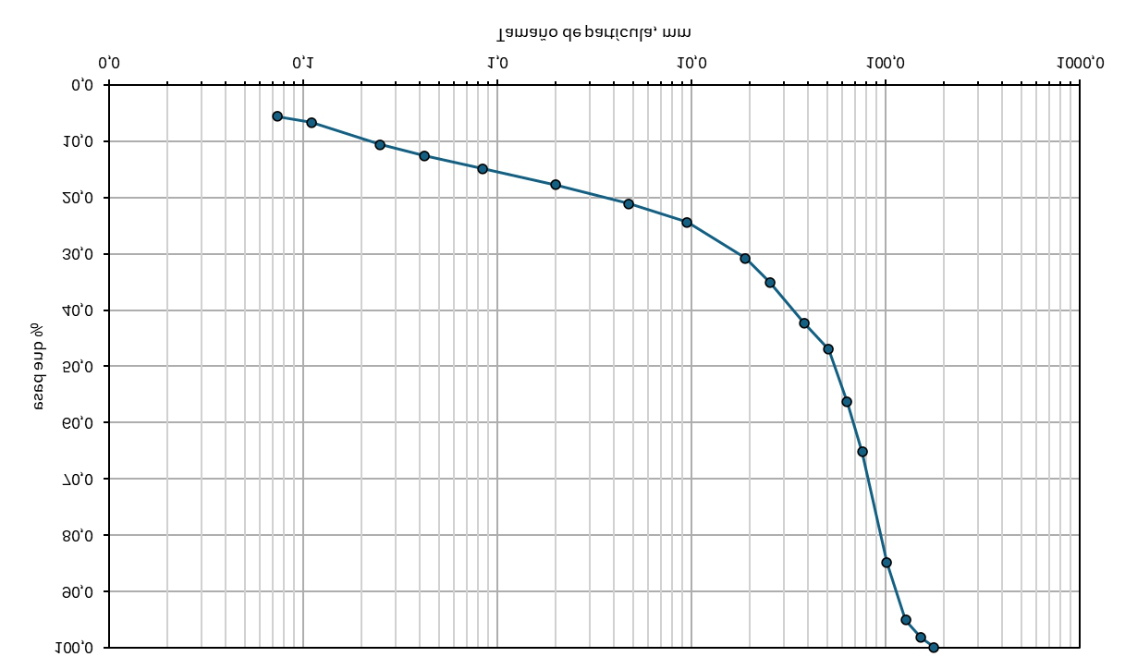
#> input picture leps2/Aporte_alto_confinamiento/datos_antamina/paginas/IDIEM_2025/granulometria_img.png, 1125 x 669 px
$ python gsd_digit.py granulometria_img.png
#> lines starting #> are read from the running program, lines starting #| are printed output that depends on the picture; after the words box and inside, x2 and y2 are one past the last pixel; in counts of white or black regions, pixels touching at a corner belong together
import numpy as np, sys
from PIL import Image
from scipy import ndimage
a = np.asarray(Image.open(sys.argv[1]).convert("RGB")).astype(int)[::-1]
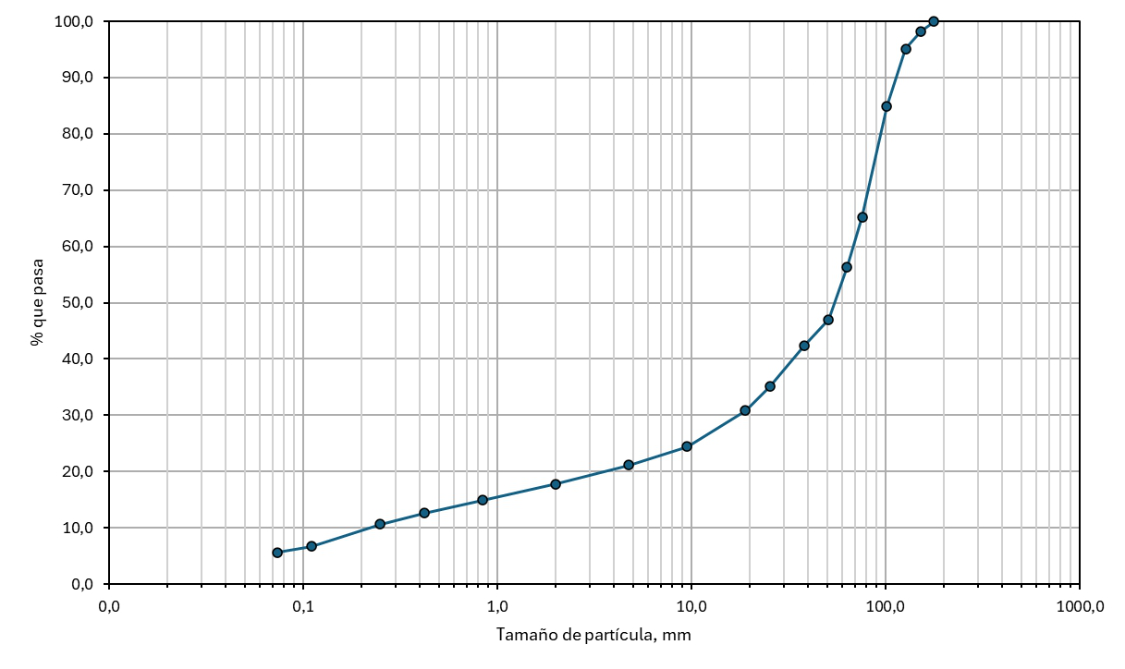
#> a: shape (669, 1125, 3) int64; mean R, G, B 246.3, 246.6, 246.7
colored = (a[:,:,2]-a[:,:,0] > 40) | (a.sum(2)<250)
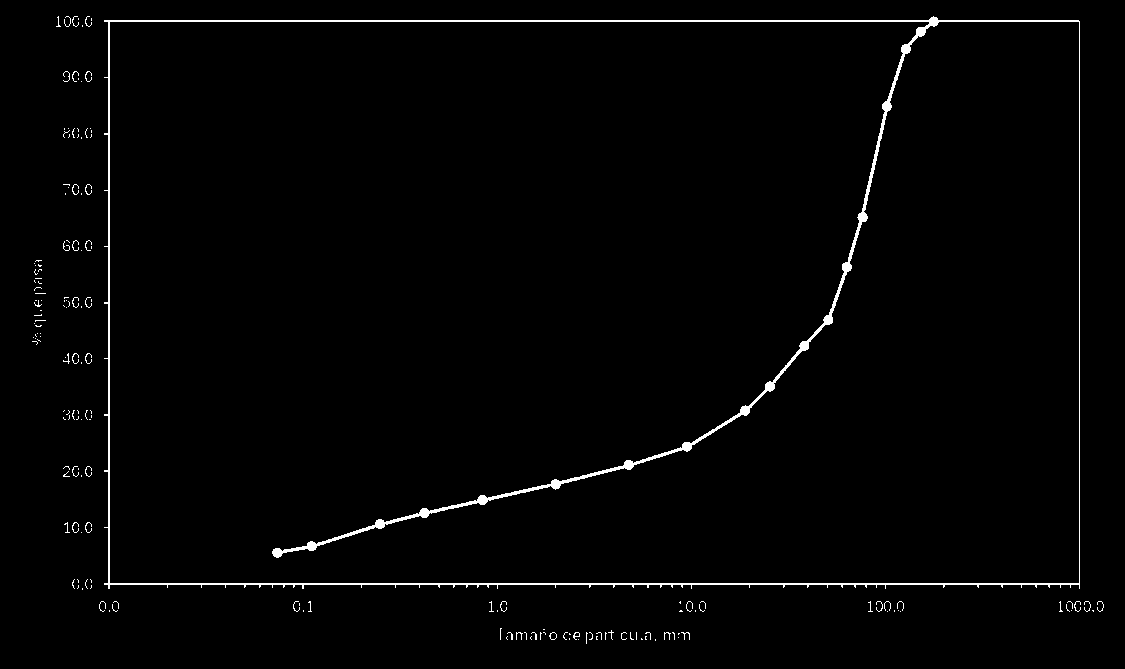
#> colored: shape (669, 1125) bool; 1.5% white in thin lines or dots, all inside (x1, y1, x2, y2) = (32, 16, 1104, 644)
er = ndimage.binary_erosion(colored, iterations=3)
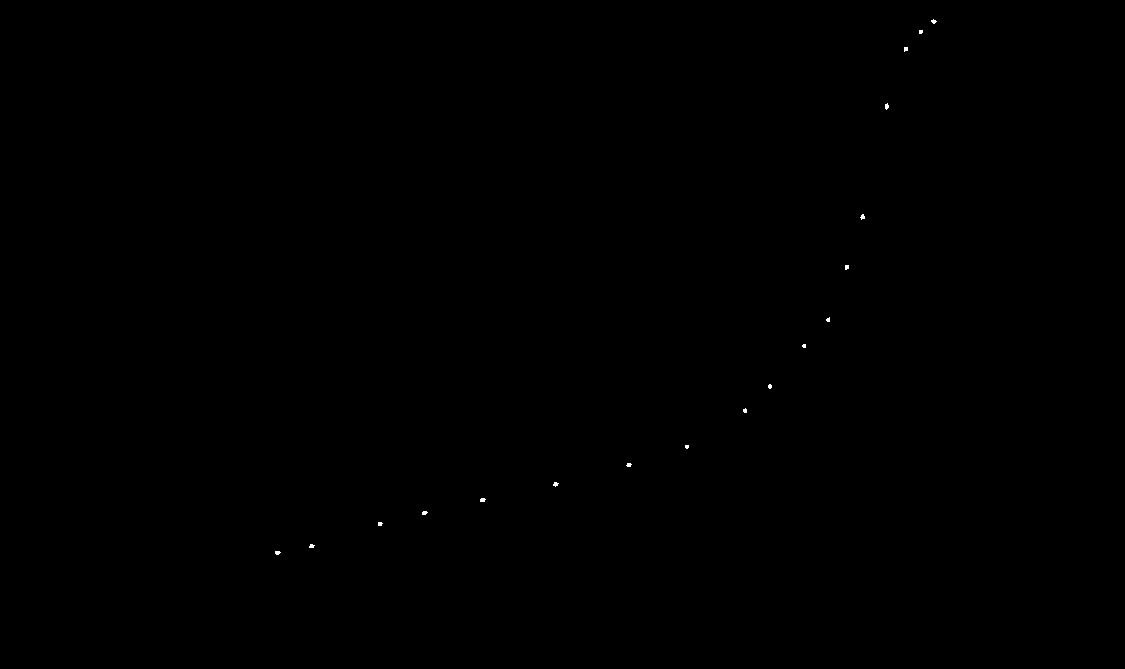
#> er: shape (669, 1125) bool; 0.04% white; 18 white regions (16 under 20 px), largest, box (x1, y1, x2, y2) and area: (885, 103, 889, 110) 20, (480, 498, 486, 502) 20
lab, n = ndimage.label(er)
#> lab: shape (669, 1125) int32; 19 distinct labels, from 0 to 18
#> n = 18
x0,dx = 108.5, (1079-108.5)/5
y100,y0 = 21.0, 583.5
pts=[]
for k in range(1,n+1):
    ys,xs = np.where(lab==k)
    cx,cy = xs.mean(), ys.mean()
    D = 10**(-2 + (cx-x0)/dx); P = (y0-cy)/(y0-y100)*100
    pts.append((D,P,len(ys)))
#> this loop made 18 passes
#> (cx, cy, D, P) on passes 1, 3, 4, 5, 6, 7, 8, 9, 10, 11, 12, 13: (933.3, 21.06, 177.6, 99.99), (905.4, 48.65, 127.5, 95.08), (886.4, 106, 101.7, 84.89), (862.2, 216.5, 76.4, 65.25), (846.4, 266.8, 63.33, 56.31), (827.8, 319.3, 50.8, 46.96), (803.7, 345.5, 38.17, 42.31), (769.5, 386, 25.44, 35.11), (744.6, 410.2, 18.94, 30.8), (686.5, 446.3, 9.5, 24.39), (628.5, 464.5, 4.78, 21.16), (555.3, 483.8, 2, 17.73)
#> (ys, cx, cy, D, P) on pass 2: ([30, 30, 30, 30, 31, 31, 31, 31, 32, 32, 32, 32, 33, 33, 33], 920.4, 31.4, 152.4, 98.15)
#> after the loop, pts = 18 items, first 6: (177.6, 99.99, 18), (152.4, 98.15, 15), (127.5, 95.08, 17), (101.7, 84.89, 20), (76.4, 65.25, 19), (63.33, 56.31, 18)
for D,P,s in sorted(pts): print(f"D={D:9.3f} mm  pasa={P:6.1f} %  npx={s}")
#> this loop made 18 passes
#> (D, P, s) on passes 1 to 12: (0.0739, 5.54, 19), (0.111, 6.73, 18), (0.249, 10.67, 17), (0.423, 12.63, 19), (0.842, 14.92, 20), (2, 17.73, 19), (4.78, 21.16, 18), (9.5, 24.39, 14), (18.94, 30.8, 16), (25.44, 35.11, 16), (38.17, 42.31, 14), (50.8, 46.96, 15)
#| D=    0.074 mm  pasa=   5.5 %  npx=19
#| D=    0.111 mm  pasa=   6.7 %  npx=18
#| D=    0.249 mm  pasa=  10.7 %  npx=17
#| D=    0.423 mm  pasa=  12.6 %  npx=19
#| D=    0.842 mm  pasa=  14.9 %  npx=20
#| D=    2.003 mm  pasa=  17.7 %  npx=19
#| D=    4.776 mm  pasa=  21.2 %  npx=18
#| D=    9.503 mm  pasa=  24.4 %  npx=14
#> (further printed lines are left out)

$ run again, on leps2/Aporte_alto_confinamiento/datos_antamina/paginas/IDIEM_2025/p02.png
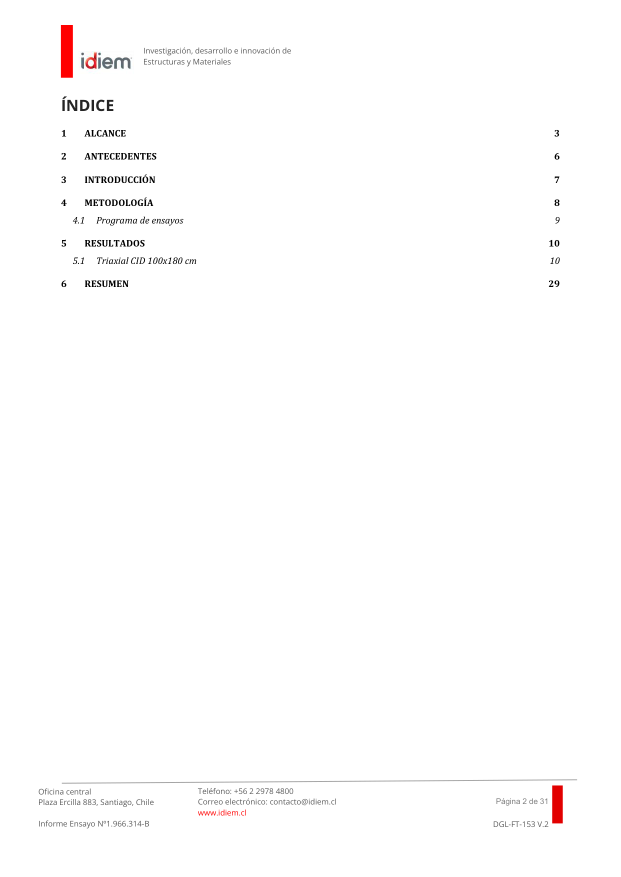
#> input picture leps2/Aporte_alto_confinamiento/datos_antamina/paginas/IDIEM_2025/p02.png, 1241 x 1754 px (shown at 1/2 size)
#> `a = np.asarray(Image.open(sys.argv[1]).convert("RGB")).astype(int)[::-1]`:
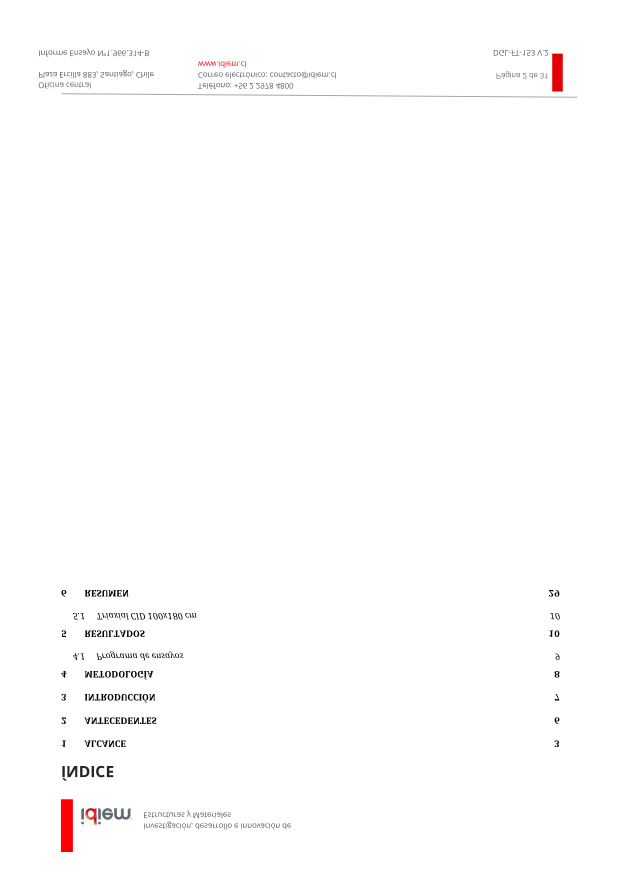
#> a: shape (1754, 1241, 3) int64 (shown at 1/2 size); mean R, G, B 253.6, 253.1, 253.1
#> `colored = (a[:,:,2]-a[:,:,0] > 40) | (a.sum(2)<250)`:
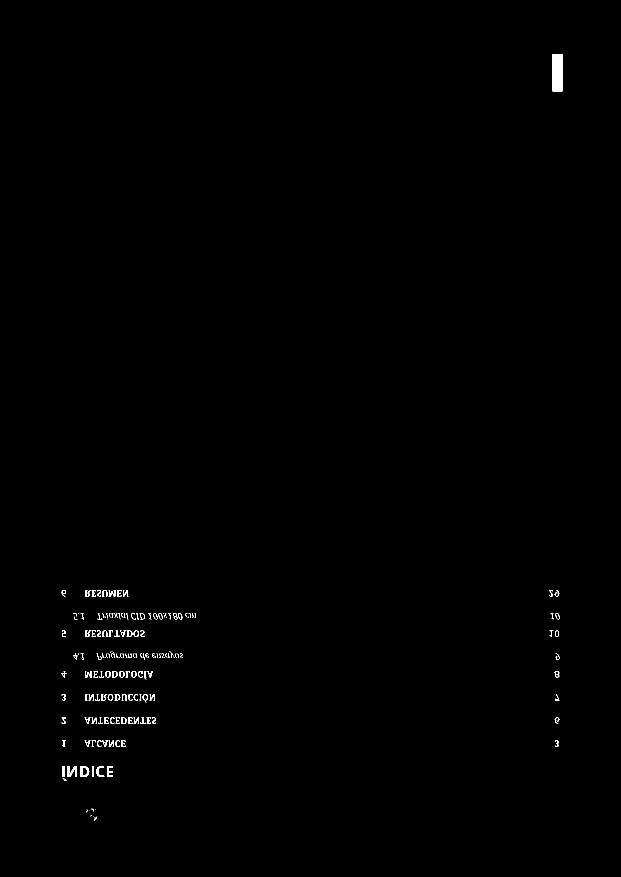
#> colored: shape (1754, 1241) bool (shown at 1/2 size); 0.36% white; 166 white regions (64 under 20 px), largest, box (x1, y1, x2, y2) and area: (1105, 108, 1125, 183) 1500, (135, 1532, 154, 1554) 240, (161, 1532, 179, 1554) 218
#> er: shape (1754, 1241) bool; 0.04% white; 1 white region, box (x1, y1, x2, y2) and area: (1108, 111, 1122, 180) 966
#> n = 1
#> the loop `for k in range(1,n+1):` made 1 pass
#> (cx, cy, D, P) on pass 1: (1114.5, 145, 1523.7, 77.96)
#> after the loop `for k in range(1,n+1):`: pts = [(1523.7, 77.96, 966)]
#> the loop `for D,P,s in sorted(pts): print(f"D={D:9.3f} mm  pasa={P:6.1f} %  npx=..` made 1 pass
#> (printed output is left out)

$ run again, on leps2/Aporte_alto_confinamiento/datos_antamina/paginas/IDIEM_2025/p03.png
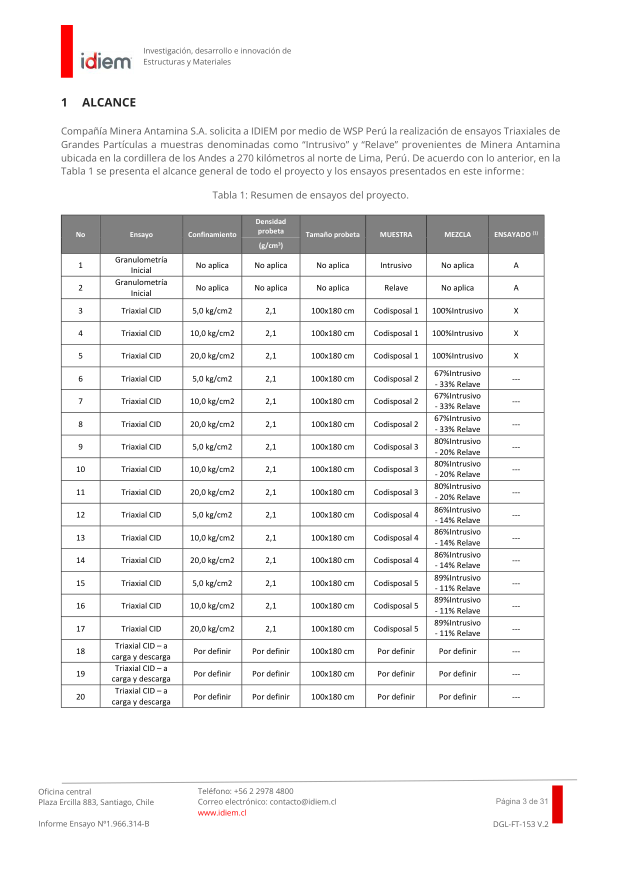
#> input picture leps2/Aporte_alto_confinamiento/datos_antamina/paginas/IDIEM_2025/p03.png, 1241 x 1754 px (shown at 1/2 size)
#> `a = np.asarray(Image.open(sys.argv[1]).convert("RGB")).astype(int)[::-1]`:
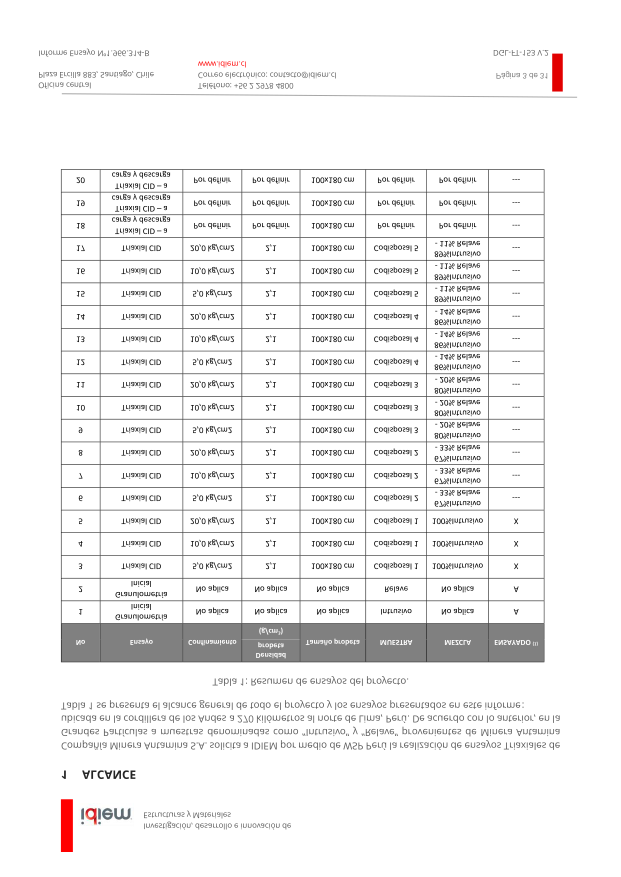
#> a: shape (1754, 1241, 3) int64 (shown at 1/2 size); mean R, G, B 241.3, 240.8, 240.8
#> `colored = (a[:,:,2]-a[:,:,0] > 40) | (a.sum(2)<250)`:
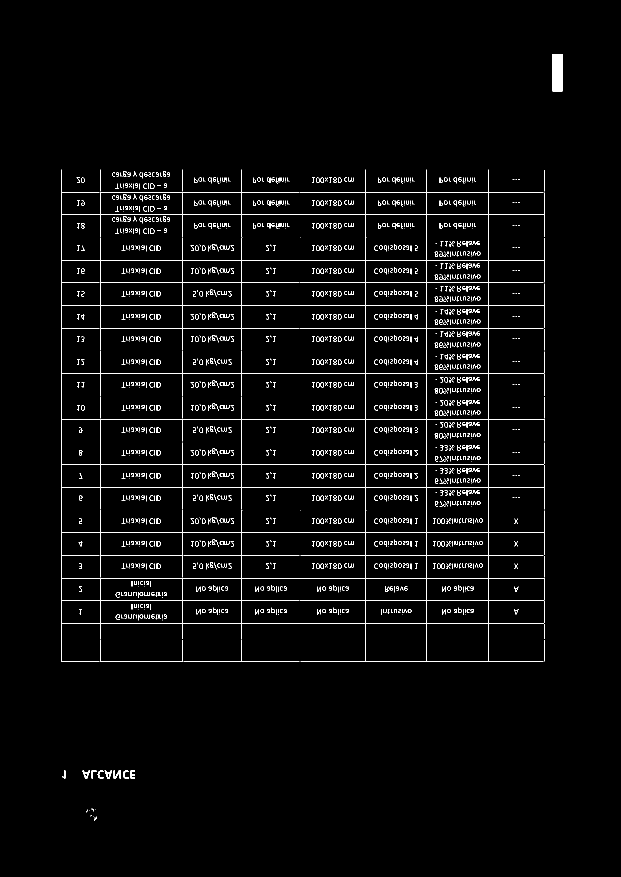
#> colored: shape (1754, 1241) bool (shown at 1/2 size); 2.5% white in thin lines or dots, all inside (x1, y1, x2, y2) = (122, 108, 1125, 1641)
#> er: shape (1754, 1241) bool; 0.04% white; 1 white region, box (x1, y1, x2, y2) and area: (1108, 111, 1122, 180) 966
#> n = 1
#> the loop `for k in range(1,n+1):` made 1 pass
#> (cx, cy, D, P) on pass 1: (1114.5, 145, 1523.7, 77.96)
#> after the loop `for k in range(1,n+1):`: pts = [(1523.7, 77.96, 966)]
#> the loop `for D,P,s in sorted(pts): print(f"D={D:9.3f} mm  pasa={P:6.1f} %  npx=..` made 1 pass
#> (printed output is left out)

$ run again, on leps2/Aporte_alto_confinamiento/datos_antamina/paginas/IDIEM_2025/p04.png
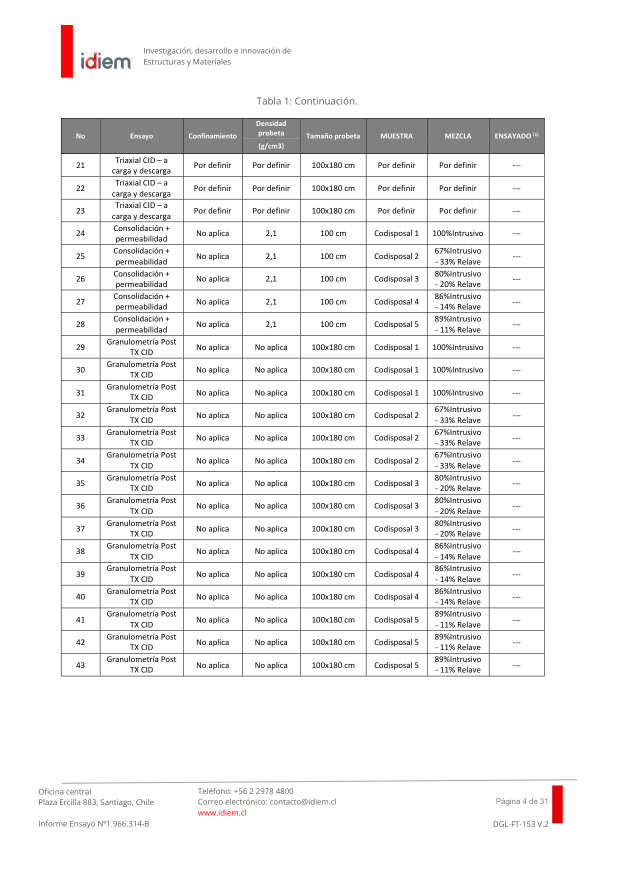
#> input picture leps2/Aporte_alto_confinamiento/datos_antamina/paginas/IDIEM_2025/p04.png, 1241 x 1754 px (shown at 1/2 size)
#> `a = np.asarray(Image.open(sys.argv[1]).convert("RGB")).astype(int)[::-1]`:
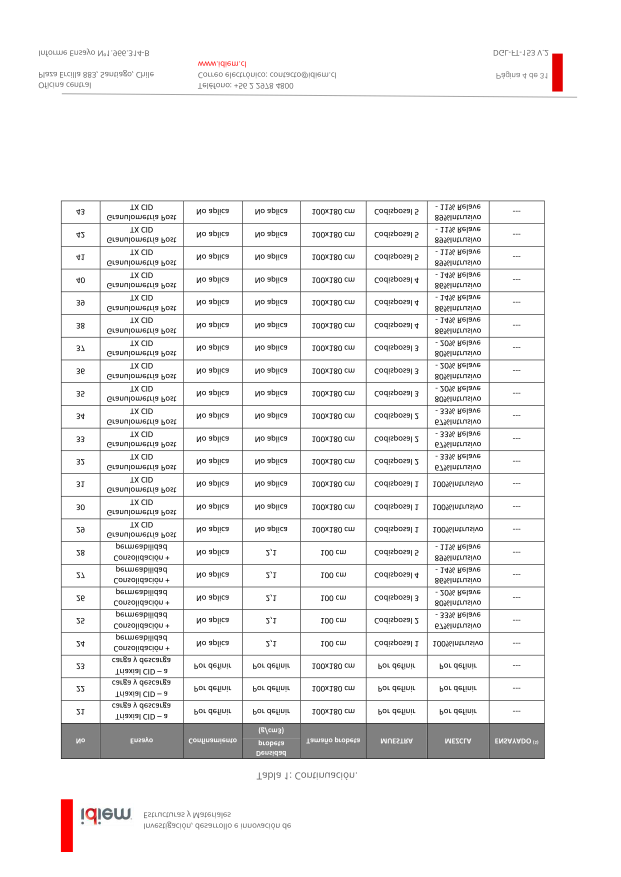
#> a: shape (1754, 1241, 3) int64 (shown at 1/2 size); mean R, G, B 240.6, 240.1, 240.1
#> `colored = (a[:,:,2]-a[:,:,0] > 40) | (a.sum(2)<250)`:
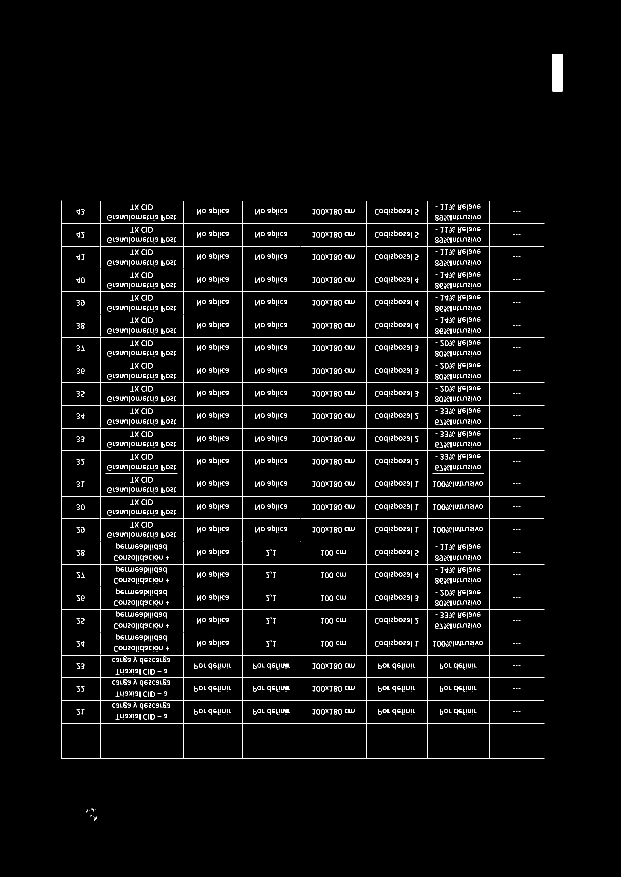
#> colored: shape (1754, 1241) bool (shown at 1/2 size); 3% white in thin lines or dots, all inside (x1, y1, x2, y2) = (122, 108, 1125, 1641)
#> er: shape (1754, 1241) bool; 0.04% white; 1 white region, box (x1, y1, x2, y2) and area: (1108, 111, 1122, 180) 966
#> n = 1
#> the loop `for k in range(1,n+1):` made 1 pass
#> (cx, cy, D, P) on pass 1: (1114.5, 145, 1523.7, 77.96)
#> after the loop `for k in range(1,n+1):`: pts = [(1523.7, 77.96, 966)]
#> the loop `for D,P,s in sorted(pts): print(f"D={D:9.3f} mm  pasa={P:6.1f} %  npx=..` made 1 pass
#> (printed output is left out)
